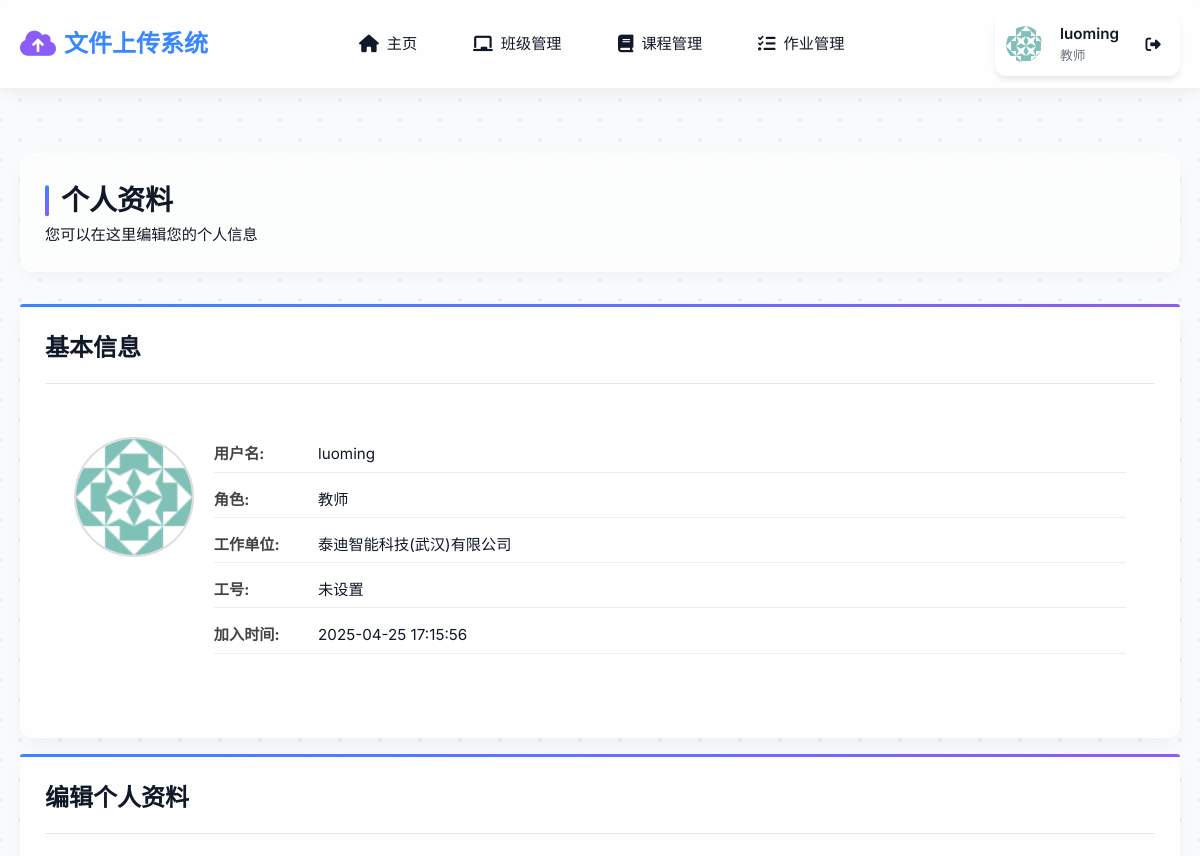
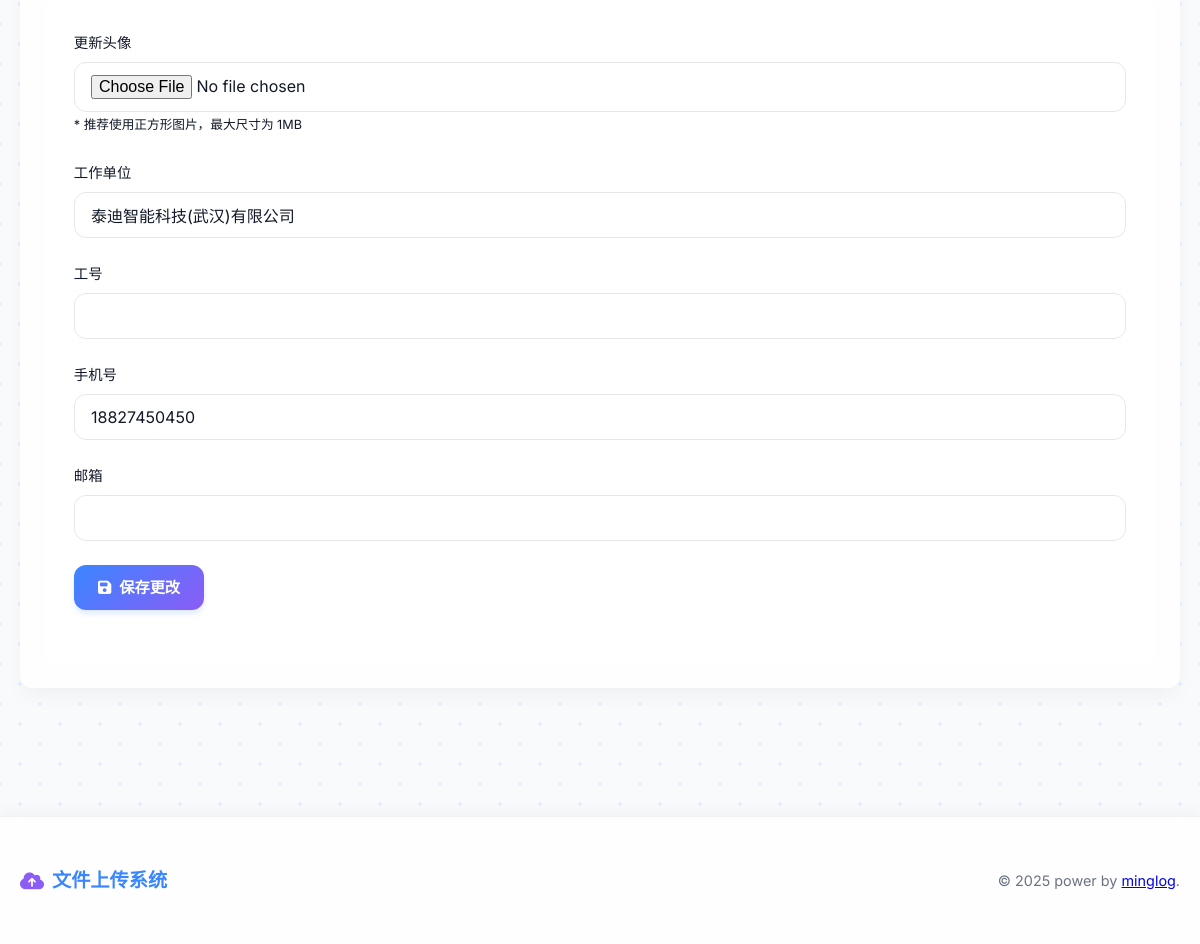
Screenshot of /admin/profile (signed in) with the database file from the repository (2 pictures, top to bottom).
### app/models/models.py (models this page shows)
class User(Base):
    __tablename__ = "users"
    id = Column(Integer, primary_key=True, index=True)
    username = Column(String, unique=True, index=True)
    hashed_password = Column(String)
    role = Column(String)  # admin, teacher, student
    created_at = Column(DateTime, default=datetime.datetime.now)
    avatar = Column(String, nullable=True)  # 用户头像路径
    organization = Column(String, nullable=True)  # 工作/学习单位
    id_number = Column(String, nullable=True)  # 学号/工号
    phone = Column(String, nullable=True)  # 手机号
    email = Column(String, nullable=True)  # 邮箱
    classes = relationship("Class", secondary=class_student_association, back_populates="students")
    teacher_classes = relationship("Class", back_populates="teacher")
    assignments = relationship("Assignment", back_populates="teacher")
    submissions = relationship("Submission", back_populates="student")

### app/routers/users.py (the view)
@router.get("/profile", response_class=HTMLResponse, name="profile")
async def profile_page(
    request: Request,
    current_user: User = Depends(get_current_user)
):
    return templates.TemplateResponse(
        "profile.html",
        {"request": request, "user": current_user}
    )

### templates/profile.html (shortened to what this page needs)
{% extends "layout.html" %}
{% block content %}
<div class="page-header">
    <h1>个人资料</h1>
    <p>您可以在这里编辑您的个人信息</p>
</div>
<div class="card">
    <div class="card-header">
        <h2>基本信息</h2>
    </div>
    <div class="card-body">
        <div class="profile-content">
            <div class="profile-avatar">
                <img src="{{ url_for('static', path=user.avatar if user.avatar else '/images/avatar.png') }}" alt="用户头像" class="avatar-preview">
            </div>
            <div class="profile-details">
                <div class="user-info-item">
                    <strong>用户名:</strong> {{ user.username }}
                </div>
                <div class="user-info-item">
                    <strong>角色:</strong> {{ user.role|replace('admin', '管理员')|replace('teacher', '教师')|replace('student', '学生') }}
                </div>
                <div class="user-info-item">
                    {% if user.role == 'student' %}
                    <strong>学校:</strong> {{ user.organization or '未设置' }}
                    {% else %}
                    <strong>工作单位:</strong> {{ user.organization or '未设置' }}
                    {% endif %}
                </div>
                <div class="user-info-item">
                    {% if user.role == 'student' %}
                    <strong>学号:</strong> {{ user.id_number or '未设置' }}
                    {% else %}
                    <strong>工号:</strong> {{ user.id_number or '未设置' }}
                    {% endif %}
                </div>
                <div class="user-info-item">
                    <strong>加入时间:</strong> {{ user.created_at.strftime('%Y-%m-%d %H:%M:%S') }}
                </div>
            </div>
        </div>
    </div>
</div>
<div class="card">
    <div class="card-header">
        <h2>编辑个人资料</h2>
    </div>
    <div class="card-body">
        <form action="{{ url_for('update_profile') }}" method="post" enctype="multipart/form-data" class="needs-validation">
            <div class="form-group">
                <label for="avatar">更新头像</label>
                <input type="file" id="avatar" name="avatar" accept="image/*">
                <small class="text-muted">* 推荐使用正方形图片，最大尺寸为 1MB</small>
            </div>
            <div class="form-group">
                <label for="organization">
                    {% if user.role == 'student' %}学校{% else %}工作单位{% endif %}
                </label>
                <input type="text" id="organization" name="organization" value="{{ user.organization or '' }}" {% if user.role == 'student' %}readonly{% endif %}>
            </div>
            <div class="form-group">
                <label for="id_number">
                    {% if user.role == 'student' %}学号{% else %}工号{% endif %}
                </label>
                <input type="text" id="id_number" name="id_number" value="{{ user.id_number or '' }}" {% if user.role == 'student' %}readonly{% endif %}>
            </div>
            <div class="form-group">
                <label for="phone">手机号</label>
                <input type="tel" id="phone" name="phone" value="{{ user.phone or '' }}">
            </div>
            <div class="form-group">
                <label for="email">邮箱</label>
                <input type="email" id="email" name="email" value="{{ user.email or '' }}">
            </div>
            <div class="form-group">
                <button type="submit" class="btn btn-primary"><i class="fas fa-save"></i> 保存更改</button>
            </div>
        </form>
    </div>
</div>
{% endblock %}

### templates/layout.html (shortened to what this page needs)
<!DOCTYPE html>
<html lang="zh-CN">
<head>
    <link rel="stylesheet" href="https://cdnjs.cloudflare.com/ajax/libs/font-awesome/6.4.0/css/all.min.css">
    <link rel="stylesheet" href="{{ url_for('static', path='/css/style.css') }}">
</head>
<body>
    <header>
        <div class="container">
            <div class="navbar">
                <a href="/dashboard" class="logo">
                    <i class="fas fa-cloud-upload-alt"></i>
                    <span>文件上传系统</span>
                </a>
                <nav class="nav-links-container">
                    <ul class="nav-links">
                        <li><a href="{{ url_for('dashboard') }}" class="{{ 'active' if request.url.path == '/dashboard' }}"><i class="fas fa-home"></i> 主页</a></li>
                        {% if user.role == 'teacher' or user.role == 'admin' %}
                        <li><a href="{{ url_for('classes') }}" class="{{ 'active' if request.url.path == '/classes' }}"><i class="fas fa-chalkboard"></i> 班级管理</a></li>
                        <li><a href="{{ url_for('courses') }}" class="{{ 'active' if request.url.path == '/courses' }}"><i class="fas fa-book"></i> 课程管理</a></li>
                        <li><a href="{{ url_for('assignments') }}" class="{{ 'active' if request.url.path == '/assignments' }}"><i class="fas fa-tasks"></i> 作业管理</a></li>
                        {% endif %}
                    </ul>
                </nav>
                <div class="user-info">
                    <div class="user-avatar dropdown" id="userAvatarDropdown">
                        <img src="{{ url_for('static', path=user.avatar if user.avatar else '/images/avatar.png') }}" alt="用户头像" class="avatar-toggle" id="avatarToggle">
                    </div>
                    <div class="user-details">
                        <span class="user-name">{{ user.username }}</span>
                        <span class="user-role">{{ user.role|replace('admin', '管理员')|replace('teacher', '教师')|replace('student', '学生') }}</span>
                    </div>
                    <a href="{{ url_for('logout') }}" class="logout-btn" title="退出登录"><i class="fas fa-sign-out-alt"></i></a>
                </div>
            </div>
        </div>
    </header>
    <div class="main-content">
        <div class="container">
            <div class="content-wrapper">
                {% block content %}{% endblock %}
            </div>
        </div>
    </div>
    <footer>
        <div class="container">
            <div class="footer-content">
                <div class="footer-logo">
                    <i class="fas fa-cloud-upload-alt"></i>
                    <span>文件上传系统</span>
                </div>
                <p class="copyright">&copy; 2025 power by <a href="https://minglog.cn">minglog</a>.</p>
            </div>
        </div>
    </footer>
</body>
</html>

### rows the page displays
User: username "luoming", role "教师", organization "泰迪智能科技(武汉)有限公司", id_number "未设置", created_at "2025-04-25 17:15:56", phone "18827450450"
